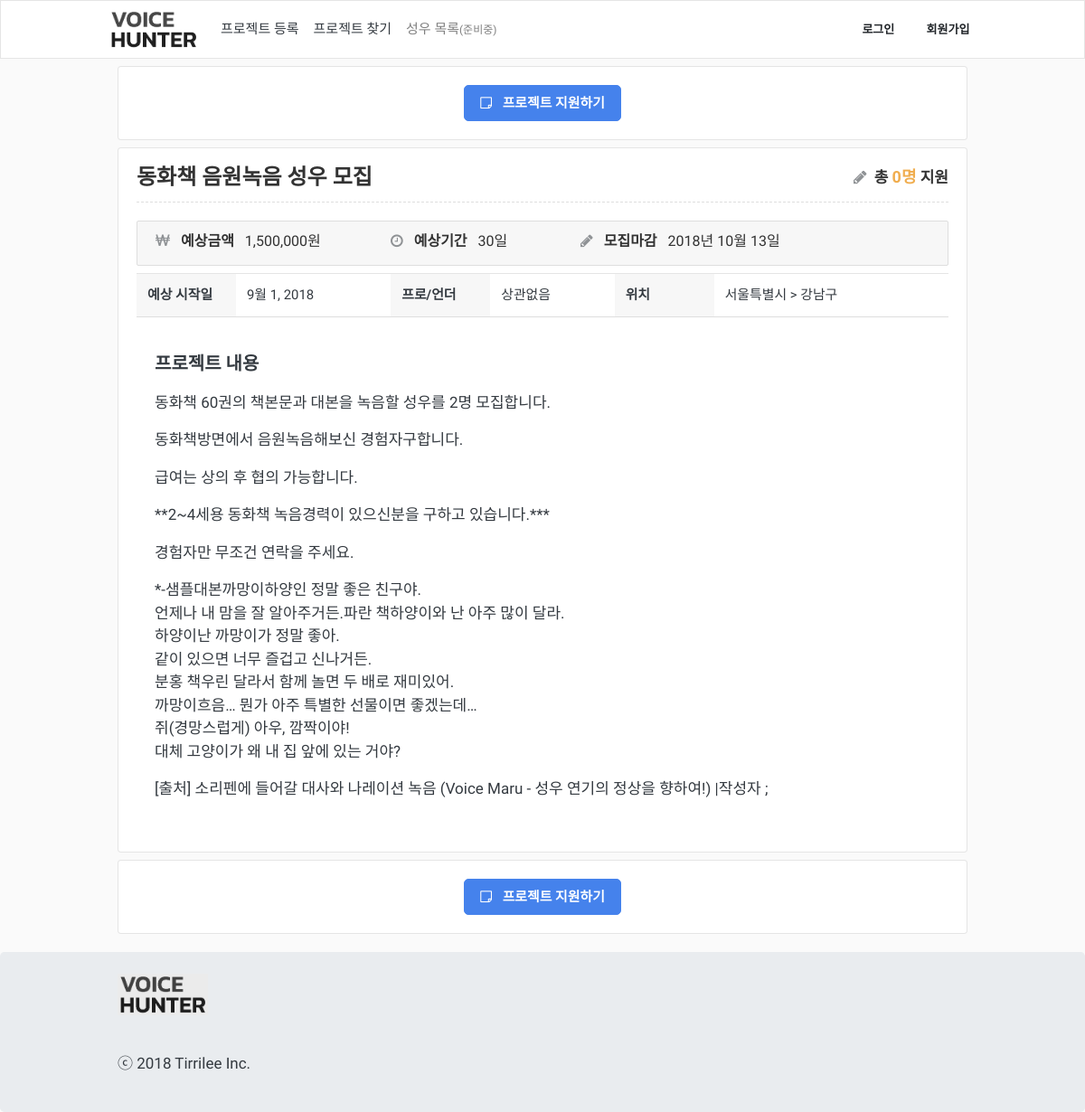
Page /project/2/ on the earlier database version.
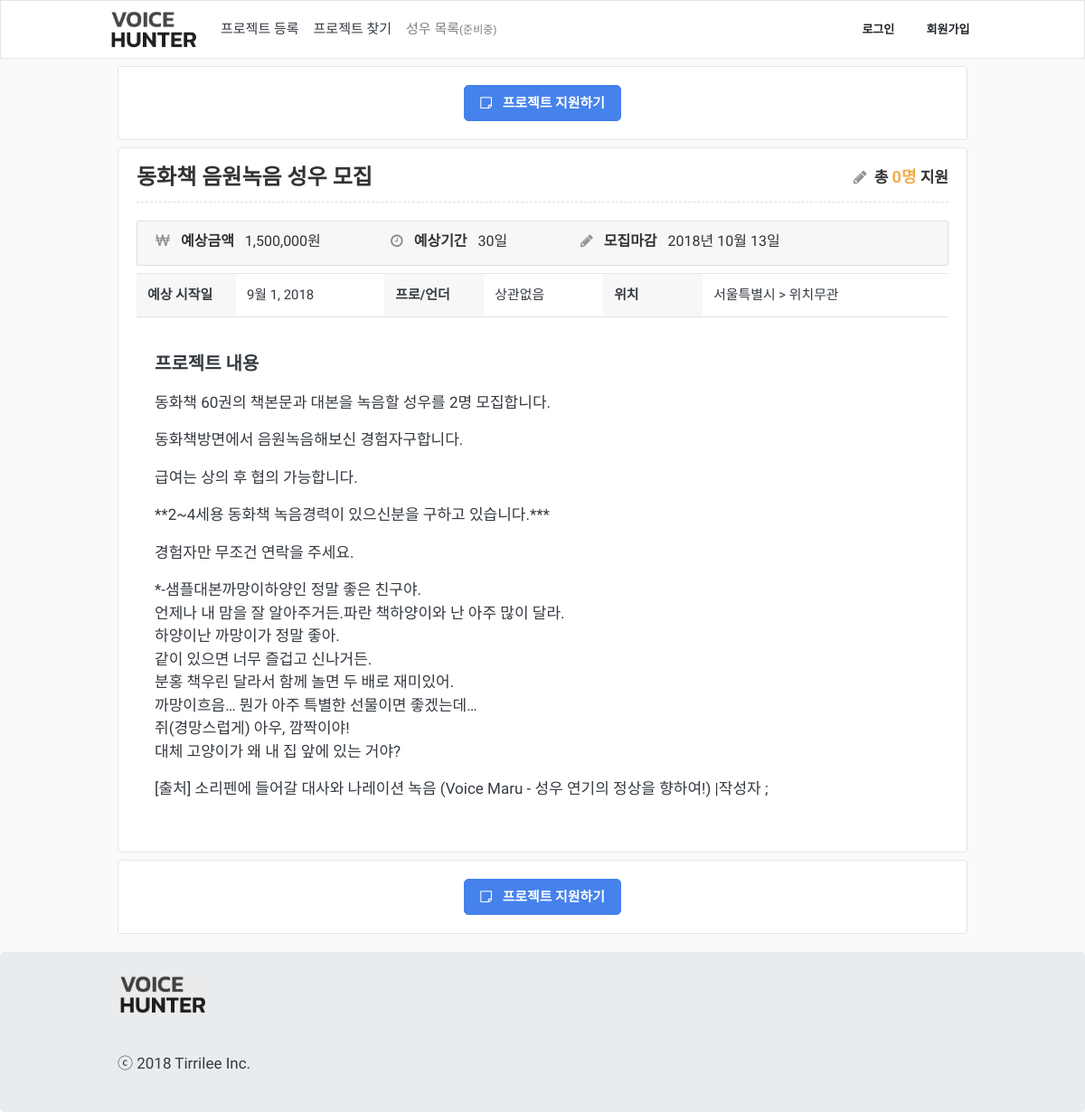
Same page on the later database version.
### App/models.py (models this page shows, shortened)
class Project(models.Model):
    class Meta:
        verbose_name_plural = "   프로젝트 테이블"
        ordering = ["-id"]
    TYPE_CHOICES = (
        ('both', '상관없음'),
        ('pro', '프로'),
        ('under', '언더'),
    )
    GENDER_CHOICES = (
        ('both', '성별무관'),
        ('male', '남자'),
        ('female', '여자'),
    )
    user = models.ForeignKey(User, on_delete=models.CASCADE, verbose_name='유저')
    title = models.CharField(max_length=100, verbose_name='프로젝트 명')
    gugun = models.ForeignKey(Gugun, on_delete=models.CASCADE, verbose_name='위치')
    type = models.CharField(max_length=10, choices=TYPE_CHOICES, verbose_name='성우타입')
    gender = models.CharField(max_length=10, choices=GENDER_CHOICES, verbose_name='성별')
    cost = models.PositiveIntegerField(verbose_name='예상금액')
    period = models.PositiveIntegerField(verbose_name='예상기간')
    deadline = models.DateField(verbose_name='마감날짜')
    content = models.TextField(verbose_name='프로젝트 내용')
    start_at = models.DateField(verbose_name='예상 시작날짜')
    created_at = models.DateTimeField(auto_now_add=True, verbose_name='등록일자')

class Gugun(models.Model):
    class Meta:
        verbose_name_plural = " 구/군 테이블"
    sido = models.ForeignKey(Sido, on_delete=models.CASCADE, verbose_name='시/도')
    gugun = models.CharField(max_length=10, verbose_name='구/군')
    def __str__(self):
        return str(self.gugun)

class Sido(models.Model):
    class Meta:
        verbose_name_plural = " 시/도 테이블"
    sido = models.CharField(max_length=10, verbose_name='시/도')
    def __str__(self):
        return str(self.sido)

### App/views.py (the view)
# urls.py: path('project/<int:pk>/', ProjectDetailPage, name='detail-projects'),
def ProjectDetailPage(request, pk):
    project = Project.objects.get(pk=pk)
    item = {}
    item['project'] = project
    item['apply'] = len(ProjectApply.objects.filter(project=project))
    item['tags'] = ProjectTag.objects.filter(project=project)[:6]
    return render(request, 'ProjectDetail/ProjectDetailPage.html', {
        'item':item,
    })

### templates/ProjectDetail/ProjectDetailPage.html (shortened to what this page needs)
{% extends "Base/Base.html" %}
{% load static %}
{% load humanize %}
{% block content %}
<link rel="stylesheet" type="text/css" href="{% static 'ProjectDetail/css/style.css' %}">
<div class="container">
	{% include './Apply.html' %}
	<div class="row mt-1">
		<div class="col-12">
			<div class="card item bg-light mb-1">
				<div class="card-body">
					<div class="header-text project-detail-header">
						<span>{{ item.project.title }}</span>
						<span class="applicant-count pull-right">
							<i class="fa fa-pencil mr-1" style="margin-right: 5px;"></i>
							총 <span class="applicant-num">{{ item.apply }}명</span> 지원
						</span>
					</div>
					<div class="summary">
						<div class="project-detail-basic-info">
							<div class="budget">
								<strong class="mr-2">
									<i class="fa fa-krw"></i>
									<span class="title">예상금액 </span>
								</strong>
								{{ item.project.cost|intcomma }}원
							</div>
							<div class="term">
								<strong class="mr-2">
									<i class="fa fa-clock-o"></i>
									<span class="title">예상기간 </span>
								</strong>
								{{ item.project.period }}일
							</div>
							<div class="deadline">
								<strong class="mr-2">
									<i class="fa fa-pencil"></i>
									<span class="title">모집마감</span>
								</strong>
								{{ item.project.deadline|date:"Y년 m월 d일" }}
							</div>
						</div>
						<table class="table w-100 mt-2">
							<tbody>
								<tr>
									<th>예상 시작일</th>
									<td>{{ item.project.start_at }}</td>
									<th>프로/언더</th>
									<td>{{ item.project.get_type_display }}</td>
									<th>위치</th>
									<td>{{ item.project.gugun.sido }} > {{ item.project.gugun }}</td>
								</tr>
							</tbody>
						</table>
						<div class="project-desc">
							<div class="project-desc-title mb-3">프로젝트 내용</div>
							{{ item.project.content|linebreaks }}
						</div>
					</div>
				</div>
			</div>
		</div>
	</div>
	{% include './Apply.html' %}
</div>
{% endblock%}

### templates/Base/Base.html (shortened to what this page needs)
{% load static %}
{% load i18n %}
<!DOCTYPE html>
<html lang="ko">
<head>
    <link rel="stylesheet" type="text/css" href="{% static 'Base/css/bootstrap.min.css' %}">
    <link rel="stylesheet" href="https://cdnjs.cloudflare.com/ajax/libs/font-awesome/4.7.0/css/font-awesome.min.css">
    <link rel="stylesheet" type="text/css" href="{% static 'Base/css/style.css' %}">
    <link href='https://cdn.rawgit.com/theeluwin/NotoSansKR-Hestia/master/stylesheets/NotoSansKR-Hestia.css' rel='stylesheet' type='text/css'>
</head>
<body>
<div id="content">
    {% include './Nav.html' %}
    {% block content %}
    {% endblock content %}
    {% include './Footer.html' %}
</div>
</body>
</html>

### templates/Base/Nav.html
{% load i18n %}
<nav class="navbar navbar-expand navbar-light bg-light p-1">
  <div class="container" style="padding: 0px 5px;">
    <a class="navbar-brand" href="{% url 'App:home' %}"><img src="/media/Main/logo.png" width="100"></a>
    <div class="collapse navbar-collapse" id="navbarNavAltMarkup">
      <div class="navbar-nav" style="width: 600px;">
        <a class="nav-item nav-link active" href="{% url 'App:add-projects' %}">{% trans 'register_project' %}</a>
        <a class="nav-item nav-link" href="{% url 'App:projects' %}">{% trans 'find_project' %}</a>
        <a class="nav-item nav-link ready">{% trans 'voice_actor_list' %}<small>(준비중)</small></a>
      </div>
      <div style="width: 254px;">
        {% if user.is_authenticated %}
          <li class="nav-item dropdown float-right">
            <a class="nav-link dropdown-toggle" href="#" id="navbarDropdownMenuLink" role="button" data-toggle="dropdown" aria-haspopup="true" aria-expanded="false">
              {{ user }}님
            </a>
            <div class="dropdown-menu" aria-labelledby="navbarDropdownMenuLink">
              <a class="dropdown-item" href="#">
                <i class="fa fa-home"></i>
                마이페이지
              </a>
              <a class="dropdown-item" href="#">
                <i class="fa fa-cog" style="color: #8f9295; margin-right: 8px;"></i>
                계정 설정
              </a>
              <a class="dropdown-item" href="{% url 'logout' %}">
                <i class="fa fa-power-off" style="color: #8f9295; margin-right: 8px;"></i>
                로그아웃
              </a>
            </div>
          </li>
        {% else %}
          <a class="btn btn-light float-right" href="{% url 'App:signup' %}">회원가입</a>
          <a class="btn btn-light float-right" href="{% url 'login' %}">로그인</a>
        {% endif %}
      </div>
    </div>
  </div>
</nav>

### templates/ProjectDetail/Apply.html
<div class="row mt-1">
	<div class="col-12">
		<div class="card bg-light mb-1">
            <div class="card-body m-auto">
            	<button class="btn btn-primary" type="button" data-toggle="modal" data-target="#Apply">
            		<i class="fa fa-sticky-note-o" aria-hidden="true" style="color: rgb(255,255,255);"></i>
            		프로젝트 지원하기
            	</button>
            </div>
         </div>
	</div>
</div>

### templates/Base/Footer.html
<div class="jumbotron w-100 mt-3 mb-0 p-4 footer">
	<div class="container">
		<p class="lead"><img src="/media/Main/logo.png"></p>
		<p>
			<br>
			ⓒ 2018 Tirrilee Inc.
		</p>
	</div>
</div>

### static/Base/css/style.css (style rules this page uses)
body, .navbar-fixed-top, .navbar-fixed-bottom { min-width: 970px; background:rgb(250,250,250); font-family: "Nanum Gothic", "Apple SD Gothic Neo", "맑은 고딕", "Malgun Gothic", AppleGothic, 돋움, Dotum, Helvetica, Arial, sans-serif; }
p { font-family: "Nanum Gothic"; }
.container { width: 970px; max-width: none !important; }
.nav-link { color: rgb(52, 58, 64) !important; font-weight: 400; font-size: 15px; }
.ready { color: rgba(0,0,0,0.5) !important; }
.btn { font-weight: 600; border-radius: 5px !important; }
i { color: rgb(143, 146, 149); margin-right: 8px; }
.btn-light { border:0px; background:rgb(255,255,255); }
.footer { background-image: none !important; }
.lead img { filter: brightness(92%); width: 100px; }

### static/ProjectDetail/css/style.css (style rules this page uses)
.project-detail-header { margin-top: 0px; line-height: 24px; font-size: 24px; font-weight: bold; color: #333; }
.applicant-count { font-size: 17px; }
.applicant-num { color: rgb(240, 173, 78); font-weight: 600; font-size: 18px; }
.summary { margin-top: 15px; border-top: 1px #dedede dashed; }
.summary .project-detail-basic-info { margin-top: 20px; padding-left: 20px; background: rgb(247,247,247); border: 1px solid rgb(222,222,222); border-radius: 2px; padding-top: 3px; padding-bottom: 3px; line-height: 38px; font-size: 16px; height: 50px; }
.summary .project-detail-basic-info .budget { min-width: 260px; float: left; color: #333; }
.summary .project-detail-basic-info .term { min-width: 210px; float: left; color: #333; }
.summary .project-detail-basic-info .deadline { float: left; color: #333; }
.table { border-bottom: 1px solid rgb(222,222,222) !important; }
.table th { background: rgb(247,247,247); width: 110px; }
.project-desc-title { font-size: 20px; font-weight: 600; }
.project-desc { padding: 20px; }

Differences in the rows shown:
changed through a linked row, Project "동화책 음원녹음 성우 모집": project.gugun "강남구" → "위치무관"
